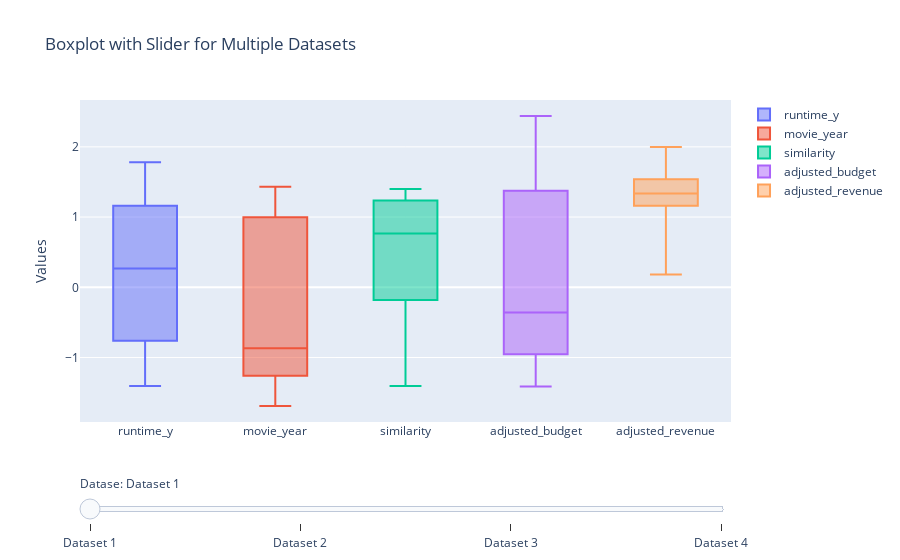

Write notebook code for a chart like this one.
### Code cell
datasets = [
    {col: Positive_revenue_films_2[col].values for col in target_columns},
    {col: Positive_revenue_films_3[col].values for col in target_columns},
    {col: Positive_revenue_films_4[col].values for col in target_columns},
    {col: Positive_revenue_films_5[col].values for col in target_columns},
]

# Step 3: Create the initial figure with box plots for the first dataset
fig = go.Figure()

for col in target_columns:
    fig.add_trace(
        go.Box(
            y=datasets[0][col],  # Use the first dataset
            name=col,            # Label the boxplot with the column name
            boxpoints=False      # Do not show points
        )
    )

# Step 4: Define the slider steps
steps = []
for i, dataset in enumerate(datasets):
    step = dict(
        method="update",
        args=[
            {"y": [dataset[col] for col in target_columns]},  # Update y-values for all traces
            {"title": f"Boxplot for Dataset {i + 1}"}         # Update the plot title
        ],
        label=f"Dataset {i + 1}"  # Label for the slider step
    )
    steps.append(step)

# Step 5: Add slider to the layout
sliders = [dict(
    active=0,
    currentvalue={"prefix": "Dataset: "},
    pad={"t": 50},  # Padding to position the slider
    steps=steps
)]

fig.update_layout(
    sliders=sliders,
    title="Boxplot of Standard deviations for each feature of intrest",
    yaxis_title="Standard deviations"
)

# Display the plot
fig.show()

### Figure 1 — Plotly figure (JSON) as saved in the notebook; plotly's stock layout.template omitted (floating-point values rounded to 4 significant figures)
{"data": [{"boxpoints": false, "name": "runtime_y", "type": "box", "y": [0.5049, 1.781, -1.213, 1.443, -0.8295, -0.7364, 0.06415, 1.235, -1.263, 0.08151, 0.6474, -1.405, 0.1301, 0.2673, 1.025, 0.9334, 1.315, 1.136, -0.593, 1.408, -0.9258]}, {"boxpoints": false, "name": "movie_year", "type": "box", "y": [0.1739, 1.434, -1.631, -1.267, -1.689, -1.684, -0.5647, -1.249, 1.409, -0.8054, -1.225, -1.408, -1.047, 1.225, -1.256, 1.414, 0.9201, -0.9258, 1.401, -0.8665, 0.8323]}, {"boxpoints": false, "name": "similarity", "type": "box", "y": [0.3518, -1.345, 1.28, 1.331, 0.6127, 0.703, -0.00111, 1.136, -0.9587, 1.38, 0.9879, 1.399, 1.3, -1.06, 0.8245, 1.089, -0.7241, 1.22, 0.7669, 0.6456, -1.406]}, {"boxpoints": false, "name": "adjusted_budget", "type": "box", "y": [-0.3282, 2.438, -0.46, 0.3407, -0.06931, -0.4081, 0.5189, -1.292, -1.005, -0.3594, -0.9363, -1.288, 1.414, -1.414, 1.39, 1.408, -1.121, -0.7969, 1.414, -0.7071, 1.371]}, {"boxpoints": false, "name": "adjusted_revenue", "type": "box", "y": [1.594, 1.359, 0.1834, 1.998, 1.722, 1.695, 1.52, 1.664, 1.104, 0.2136, 1.289, 1.182, 1.414, 1.329, 1.243, 1.364, 1.334, 1.269, 1.04, 0.3094, 1.41]}], "layout": {"sliders": [{"active": 0, "currentvalue": {"prefix": "Datase: "}, "pad": {"t": 50}, "steps": [{"args": [{"y": [[0.5049, 1.781, -1.213, 1.443, -0.8295, -0.7364, 0.06415, 1.235, -1.263, 0.08151, 0.6474, -1.405, 0.1301, 0.2673, 1.025, 0.9334, 1.315, 1.136, -0.593, 1.408, -0.9258], [0.1739, 1.434, -1.631, -1.267, -1.689, -1.684, -0.5647, -1.249, 1.409, -0.8054, -1.225, -1.408, -1.047, 1.225, -1.256, 1.414, 0.9201, -0.9258, 1.401, -0.8665, 0.8323], [0.3518, -1.345, 1.28, 1.331, 0.6127, 0.703, -0.00111, 1.136, -0.9587, 1.38, 0.9879, 1.399, 1.3, -1.06, 0.8245, 1.089, -0.7241, 1.22, 0.7669, 0.6456, -1.406], [-0.3282, 2.438, -0.46, 0.3407, -0.06931, -0.4081, 0.5189, -1.292, -1.005, -0.3594, -0.9363, -1.288, 1.414, -1.414, 1.39, 1.408, -1.121, -0.7969, 1.414, -0.7071, 1.371], [1.594, 1.359, 0.1834, 1.998, 1.722, 1.695, 1.52, 1.664, 1.104, 0.2136, 1.289, 1.182, 1.414, 1.329, 1.243, 1.364, 1.334, 1.269, 1.04, 0.3094, 1.41]]}, {"title": "Boxplot for Dataset 1"}], "label": "Dataset 1", "method": "update"}, {"args": [{"y": [[0.5049, 1.781, -1.213, 1.443, -0.7364, 0.06415, 1.604, 1.235, -0.8295, 1, 1, 1.315, -0.9258, 0.2673, -1.405, 0.8429, 1.136, 0.1301, 1.025, 0.9334, -1.263, 0.08151, 0.6474, -0.593, 1.408], [0.1739, 1.434, -1.631, -1.267, -1.684, -0.5647, -0.2701, -1.249, -1.689, 1, 1, 0.9201, 0.8323, 1.225, -1.408, 0.5899, -0.9258, -1.047, -1.256, 1.414, 1.409, -0.8054, -1.225, 1.401, -0.8665], [0.3518, -1.345, 1.28, 1.331, 0.703, -0.00111, -1.452, 1.136, 0.6127, 0.6076, -1.214, -0.7241, -1.406, -1.06, 1.399, -0.5218, 1.22, 1.3, 0.8245, 1.089, -0.9587, 1.38, 0.9879, 0.7669, 0.6456], [-0.3282, 2.438, -0.46, 0.3407, -0.4081, 0.5189, 1.356, -1.292, -0.06931, 1.0, 1.0, -1.121, 1.371, -1.414, -1.288, 0.1381, -0.7969, 1.414, 1.39, 1.408, -1.005, -0.3594, -0.9363, 1.414, -0.7071], [1.594, 1.359, 0.1834, 1.998, 1.695, 1.52, 0.05482, 1.664, 1.722, 1.0, 1.0, 1.334, 1.41, 1.329, 1.182, 0.08221, 1.269, 1.414, 1.243, 1.364, 1.104, 0.2136, 1.289, 1.04, 0.3094]]}, {"title": "Boxplot for Dataset 2"}], "label": "Dataset 2", "method": "update"}, {"args": [{"y": [[0.5049, 1.781, -1.213, 1.443, 0.06415, 1.604, 1.235, -0.7364, 1, 1, -0.8295], [0.1739, 1.434, -1.631, -1.267, -0.5647, -0.2701, -1.249, -1.684, 1, 1, -1.689], [0.3518, -1.345, 1.28, 1.331, -0.00111, -1.452, 1.136, 0.703, 0.6076, -1.214, 0.6127], [-0.3282, 2.438, -0.46, 0.3407, 0.5189, 1.356, -1.292, -0.4081, 1.0, 1.0, -0.06931], [1.594, 1.359, 0.1834, 1.998, 1.52, 0.05482, 1.664, 1.695, 1.0, 1.0, 1.722]]}, {"title": "Boxplot for Dataset 3"}], "label": "Dataset 3", "method": "update"}, {"args": [{"y": [[0.5049, 1.781, -1.213, 1.443], [0.1739, 1.434, -1.631, -1.267], [0.3518, -1.345, 1.28, 1.331], [-0.3282, 2.438, -0.46, 0.3407], [1.594, 1.359, 0.1834, 1.998]]}, {"title": "Boxplot for Dataset 4"}], "label": "Dataset 4", "method": "update"}]}], "title": {"text": "Boxplot with Slider for Multiple Datasets"}, "yaxis": {"title": {"text": "Values"}}}}
